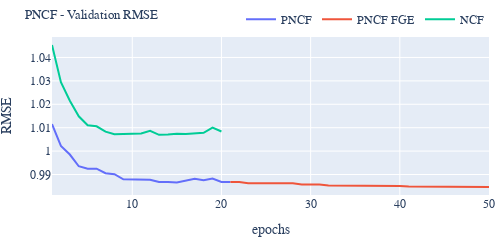

Source (notebook cell):
### Code cell
epochs = np.linspace(1, len(pncf_val) + len(pncf_swa_val), len(pncf_val) + len(pncf_swa_val))
df = pd.DataFrame(index=epochs)
df['epoch'] = epochs
df['ncf_val'] = ncf_val
df['ncf_train'] = ncf_train
df['pncf_train'] = pncf_train
df['pncf_swa_val_combo'] = np.concatenate([pncf_val.to_numpy(), pncf_swa_val.to_numpy()])
df['pncf_swa_val'] = np.concatenate([np.full_like(pncf_val.to_numpy(), fill_value=np.nan),  pncf_swa_val.to_numpy()])
df['pncf_val'] = pncf_val
df['pncf_val'].iloc[len(pncf_val)] = pncf_swa_val.to_numpy()[0]
fig = px.line(df, x='epoch', y=['pncf_val', 'pncf_swa_val', 'ncf_val'], title='PNCF - Validation RMSE')
newnames ={'pncf_val': 'PNCF', 'pncf_swa_val':'PNCF FGE', 'ncf_val': 'NCF'}
fig.for_each_trace(lambda t: t.update(name = newnames[t.name],
                                      legendgroup = newnames[t.name],
                                      hovertemplate = t.hovertemplate.replace(t.name, newnames[t.name])
                                     )
                  )
fig.update_xaxes(title_text="epochs")
fig.update_yaxes(title_text='RMSE')
fig.update_layout(legend_title_text='')
fig.update_layout(legend=dict(
    orientation="h",
    yanchor="bottom",
    y=1.02,
    xanchor="right",
    x=1
))

fig.update_layout(width =500, height=200, 
                  font_family="Serif", font_size=12, title_font_size=13, 
                  margin_l=5, margin_t=5, margin_b=5, margin_r=5)

import plotly.io as pio
#save a figure of 300dpi, width 1.5 inches, height 0.75inches
fig.update_yaxes(nticks=10)
pio.write_image(fig, "./img/pncf_ncf.pdf", width=1.5*300, height=0.75*300)
fig.show()

### Figure 1 — Plotly figure (JSON) as saved in the notebook; plotly's stock layout.template omitted (floating-point values rounded to 4 significant figures)
{"data": [{"hovertemplate": "variable=PNCF<br>epoch=%{x}<br>value=%{y}<extra></extra>", "legendgroup": "PNCF", "line": {"color": "#636efa", "dash": "solid"}, "marker": {"symbol": "circle"}, "mode": "lines", "name": "PNCF", "orientation": "v", "showlegend": true, "type": "scatter", "x": [1, 2, 3, 4, 5, 6, 7, 8, 9, 10, 11, 12, 13, 14, 15, 16, 17, 18, 19, 20, 21, 22, 23, 24, 25, 26, 27, 28, 29, 30, 31, 32, 33, 34, 35, 36, 37, 38, 39, 40, 41, 42, 43, 44, 45, 46, 47, 48, 49, 50], "xaxis": "x", "y": [1.012, 1.002, 0.9985, 0.9935, 0.9924, 0.9925, 0.9905, 0.9902, 0.9879, 0.988, 0.9877, 0.9877, 0.9868, 0.9868, 0.9866, 0.9872, 0.9881, 0.9875, 0.9883, 0.9868, 0.9868, null, null, null, null, null, null, null, null, null, null, null, null, null, null, null, null, null, null, null, null, null, null, null, null, null, null, null, null, null], "yaxis": "y"}, {"hovertemplate": "variable=PNCF FGE<br>epoch=%{x}<br>value=%{y}<extra></extra>", "legendgroup": "PNCF FGE", "line": {"color": "#EF553B", "dash": "solid"}, "marker": {"symbol": "circle"}, "mode": "lines", "name": "PNCF FGE", "orientation": "v", "showlegend": true, "type": "scatter", "x": [1, 2, 3, 4, 5, 6, 7, 8, 9, 10, 11, 12, 13, 14, 15, 16, 17, 18, 19, 20, 21, 22, 23, 24, 25, 26, 27, 28, 29, 30, 31, 32, 33, 34, 35, 36, 37, 38, 39, 40, 41, 42, 43, 44, 45, 46, 47, 48, 49, 50], "xaxis": "x", "y": [null, null, null, null, null, null, null, null, null, null, null, null, null, null, null, null, null, null, null, null, 0.9868, 0.9868, 0.9863, 0.9863, 0.9863, 0.9863, 0.9863, 0.9863, 0.9857, 0.9857, 0.9857, 0.9853, 0.9853, 0.9853, 0.9852, 0.9852, 0.9852, 0.9851, 0.9851, 0.9851, 0.9849, 0.9849, 0.9849, 0.9848, 0.9848, 0.9848, 0.9847, 0.9847, 0.9847, 0.9846], "yaxis": "y"}, {"hovertemplate": "variable=NCF<br>epoch=%{x}<br>value=%{y}<extra></extra>", "legendgroup": "NCF", "line": {"color": "#00cc96", "dash": "solid"}, "marker": {"symbol": "circle"}, "mode": "lines", "name": "NCF", "orientation": "v", "showlegend": true, "type": "scatter", "x": [1, 2, 3, 4, 5, 6, 7, 8, 9, 10, 11, 12, 13, 14, 15, 16, 17, 18, 19, 20, 21, 22, 23, 24, 25, 26, 27, 28, 29, 30, 31, 32, 33, 34, 35, 36, 37, 38, 39, 40, 41, 42, 43, 44, 45, 46, 47, 48, 49, 50], "xaxis": "x", "y": [1.045, 1.029, 1.022, 1.015, 1.011, 1.011, 1.008, 1.007, 1.007, 1.007, 1.008, 1.009, 1.007, 1.007, 1.007, 1.007, 1.008, 1.008, 1.01, 1.008, null, null, null, null, null, null, null, null, null, null, null, null, null, null, null, null, null, null, null, null, null, null, null, null, null, null, null, null, null, null], "yaxis": "y"}], "layout": {"font": {"family": "Serif", "size": 12}, "height": 200, "legend": {"orientation": "h", "title": {"text": ""}, "tracegroupgap": 0, "x": 1, "xanchor": "right", "y": 1.02, "yanchor": "bottom"}, "margin": {"b": 5, "l": 5, "r": 5, "t": 5}, "title": {"font": {"size": 13}, "text": "PNCF - Validation RMSE"}, "width": 500, "xaxis": {"anchor": "y", "domain": [0, 1], "title": {"text": "epochs"}}, "yaxis": {"anchor": "x", "domain": [0, 1], "nticks": 10, "title": {"text": "RMSE"}}}}
